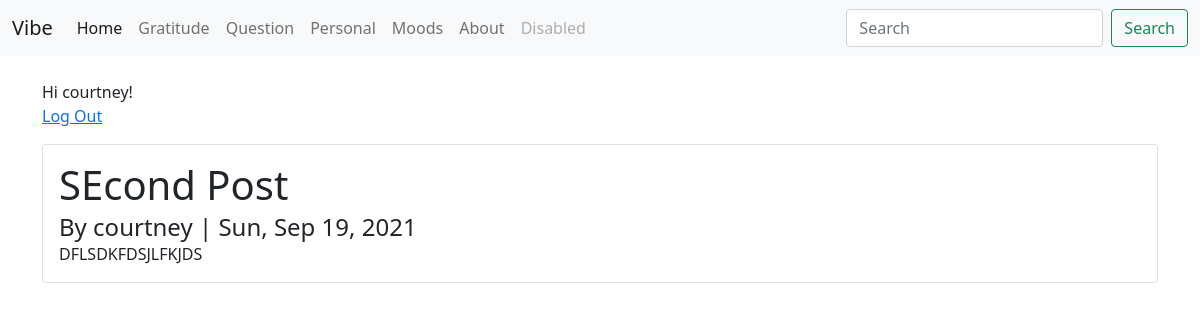
Page /posts/2 (signed in) on the committed database.
### post/models.py (models this page shows, shortened)
class Post(models.Model):
    POST_TYPES = (
        ("Gratitude", 'Gratitude'),
        ("Question", 'Question'),
        ("Personal", 'Personal'),
    )
    title = models.CharField(max_length=100)
    content = models.TextField()
    date_posted = models.DateTimeField(default=timezone.now)
    author = models.ForeignKey(User, on_delete=models.CASCADE)
    post_type = models.CharField(max_length=20, choices=POST_TYPES, default=POST_TYPES[2])

### post/views.py (the view)
# urls.py: path('posts/<int:pk>', PostDetailView.as_view(), name='post-detail'), #pk primary key, int integer
class PostDetailView(CustomLoginRequiredMixin, DetailView):
    model = Post

### post/views.py (called while the page is built)
    def dispatch(self, request, *args, **kwargs):
        if not request.user.is_authenticated:
            messages.add_message(request, messages.WARNING,
                                 self.permission_denied_message)
            return self.handle_no_permission()
        return super(CustomLoginRequiredMixin, self).dispatch(
            request, *args, **kwargs
        )

### post/templates/post/post_detail.html
{% extends "post/base.html" %}
{% block content %}
    <div class="card bordered md:w-auto">
      <div class="card-body">
        <h1 class="card-title">{{ object.title }}</h1>
        <h4 class="card-subtitle">By {{ object.author }} | {{ object.date_posted|date:"D, M d, Y" }} </h4>
        <p class="card-text">{{ object.content }}</p>
      </div>
    </div>
{% endblock content %}

### post/templates/post/base.html (shortened to what this page needs)
<!DOCTYPE html>
<html lang="en">
<head>
  {% load static %}
  <link rel="stylesheet" type="text/css" href="{% static 'post/main.css' %}" />
    <link href="https://cdn.jsdelivr.net/npm/bootstrap@5.1.1/dist/css/bootstrap.min.css" rel="stylesheet">
</head>
<body>
<nav class="navbar navbar-expand-lg navbar-light bg-light">
  <div class="container-fluid">
    <a class="navbar-brand" href="#">Vibe</a>
    <div class="collapse navbar-collapse" id="navbarSupportedContent">
      <ul class="navbar-nav me-auto mb-2 mb-lg-0">
        <li class="nav-item">
          <a class="nav-link active" aria-current="page" href="/">Home</a>
        </li>
        <li class="nav-item">
          <a class="nav-link" href="/gratitude">Gratitude</a>
        </li>
        <li class="nav-item">
          <a class="nav-link" href="/question">Question</a>
        </li>
        <li class="nav-item">
          <a class="nav-link" href="/personal">Personal</a>
        </li>
        <li class="nav-item">
          <a class="nav-link" href="/moods">Moods</a>
        </li>
        <li class="nav-item">
          <a class="nav-link" href="/about">About</a>
        </li>
        <li class="nav-item">
          <a class="nav-link disabled">Disabled</a>
        </li>
      </ul>
      <form class="d-flex">
        <input class="form-control me-2" type="search" placeholder="Search" aria-label="Search">
        <button class="btn btn-outline-success" type="submit">Search</button>
      </form>
    </div>
  </div>
</nav>
    <br>
    <div class="container">
      {% if user.is_authenticated %}
  Hi {{ user.username }}!
  <p><a href="{% url 'logout' %}">Log Out</a></p>
{% else %}
  <p>You are not logged in</p>
  <a href="{% url 'login' %}">Log In</a>
{% endif %}
          {% block content %}{% endblock %}
    </div>
</body>
</html>

### rows in the picture
Post: title "SEcond Post", author "courtney", date_posted "Sun, Sep 19, 2021", content "DFLSDKFDSJLFKJDS"

### other values in the picture
{{ user.username }} "courtney"
